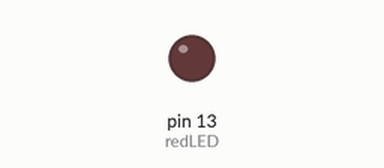
A sketch run on a simulated Arduino Uno, built with avr-gcc and run on an emulated ATmega328P. Parts: output pins drawn as LEDs (lit = HIGH).

Above: at 1.9 s.
At 5.37 s:
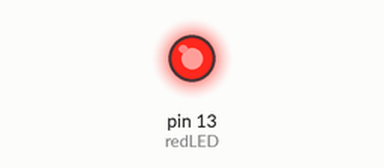
Timing chart, 0 to 5.8 s (numbered marks = the images above):
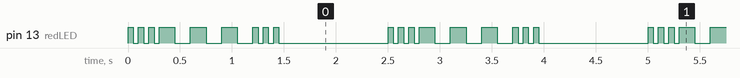

Measured:
- by itself, pin 13 (redLED): repeats every 2.5 s: 2 × (LOW 0.05 s, HIGH 0.05 s), LOW 0.05 s, 3 × (HIGH 0.15 s, LOW 0.15 s), 2 × (HIGH 0.05 s, LOW 0.05 s), HIGH 0.05 s, LOW 1.1 s, HIGH 0.05 s

The sketch:

SOS.ino
```cpp
int redLED = 13;
int shorter = 50;
int longer = 150;
int longW=1000;

void setup() {
  // put your setup code here, to run once:
  pinMode(redLED, OUTPUT);
}

void loop() {
  // put your main code here, to run repeatedly:
//SHORT 1
  digitalWrite(redLED,HIGH);
  delay(shorter);
  digitalWrite(redLED, LOW);
  delay(shorter);

//SHORT 2
  digitalWrite(redLED,HIGH);
  delay(shorter);
  digitalWrite(redLED, LOW);
  delay(shorter);

//SHORT 3
  digitalWrite(redLED,HIGH);
  delay(shorter);
  digitalWrite(redLED, LOW);
  delay(shorter);
//LONG 1
  digitalWrite(redLED,HIGH);
  delay(longer);
  digitalWrite(redLED, LOW);
  delay(longer);

//LONG 2
  digitalWrite(redLED,HIGH);
  delay(longer);
  digitalWrite(redLED, LOW);
  delay(longer);
//LONG 3
  digitalWrite(redLED,HIGH);
  delay(longer);
  digitalWrite(redLED, LOW);
  delay(longer);
//SHORT 1
  digitalWrite(redLED,HIGH);
  delay(shorter);
  digitalWrite(redLED, LOW);
  delay(shorter);

//SHORT 2
  digitalWrite(redLED,HIGH);
  delay(shorter);
  digitalWrite(redLED, LOW);
  delay(shorter);

//SHORT 3
  digitalWrite(redLED,HIGH);
  delay(shorter);
  digitalWrite(redLED, LOW);
  delay(shorter);
  delay(longW);
}
```
